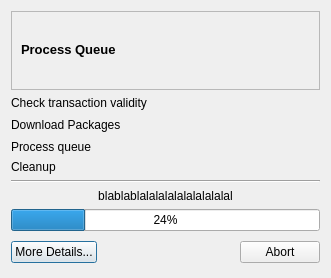
<ui version="4.0" >
 <class>transactionDialog</class>
 <widget class="QDialog" name="transactionDialog" >
  <property name="geometry" >
   <rect>
    <x>0</x>
    <y>0</y>
    <width>331</width>
    <height>278</height>
   </rect>
  </property>
  <property name="windowTitle" >
   <string>Processing Queue...</string>
  </property>
  <layout class="QGridLayout" >
   <item row="1" column="0" >
    <layout class="QGridLayout" >
     <item row="1" column="3" >
      <widget class="QLabel" name="checkTransaction" >
       <property name="text" >
        <string>Check transaction validity</string>
       </property>
      </widget>
     </item>
     <item row="2" column="3" >
      <widget class="QLabel" name="downloadPackages" >
       <property name="text" >
        <string>Download Packages</string>
       </property>
      </widget>
     </item>
     <item row="3" column="3" >
      <widget class="QLabel" name="processingQueue" >
       <property name="text" >
        <string>Process queue</string>
       </property>
      </widget>
     </item>
     <item row="4" column="3" >
      <widget class="QLabel" name="cleaningUp" >
       <property name="text" >
        <string>Cleanup</string>
       </property>
      </widget>
     </item>
     <item row="1" column="4" >
      <widget class="QLabel" name="transLabel" >
       <property name="sizePolicy" >
        <sizepolicy vsizetype="Fixed" hsizetype="Fixed" >
         <horstretch>0</horstretch>
         <verstretch>0</verstretch>
        </sizepolicy>
       </property>
       <property name="text" >
        <string/>
       </property>
       <property name="pixmap" >
        <pixmap resource="qtpacman.qrc" >:/Icons/icons/view-history.png</pixmap>
       </property>
       <property name="scaledContents" >
        <bool>true</bool>
       </property>
      </widget>
     </item>
     <item row="3" column="4" >
      <widget class="QLabel" name="processLabel" >
       <property name="sizePolicy" >
        <sizepolicy vsizetype="Fixed" hsizetype="Fixed" >
         <horstretch>0</horstretch>
         <verstretch>0</verstretch>
        </sizepolicy>
       </property>
       <property name="text" >
        <string/>
       </property>
       <property name="pixmap" >
        <pixmap resource="qtpacman.qrc" >:/Icons/icons/view-history.png</pixmap>
       </property>
       <property name="scaledContents" >
        <bool>true</bool>
       </property>
      </widget>
     </item>
     <item row="4" column="4" >
      <widget class="QLabel" name="cleanUpLabel" >
       <property name="sizePolicy" >
        <sizepolicy vsizetype="Fixed" hsizetype="Fixed" >
         <horstretch>0</horstretch>
         <verstretch>0</verstretch>
        </sizepolicy>
       </property>
       <property name="text" >
        <string/>
       </property>
       <property name="pixmap" >
        <pixmap resource="qtpacman.qrc" >:/Icons/icons/view-history.png</pixmap>
       </property>
       <property name="scaledContents" >
        <bool>true</bool>
       </property>
      </widget>
     </item>
     <item row="2" column="4" >
      <widget class="QLabel" name="dlLabel" >
       <property name="text" >
        <string/>
       </property>
       <property name="pixmap" >
        <pixmap resource="qtpacman.qrc" >:/Icons/icons/view-history.png</pixmap>
       </property>
      </widget>
     </item>
    </layout>
   </item>
   <item row="2" column="0" >
    <widget class="Line" name="line" >
     <property name="orientation" >
      <enum>Qt::Horizontal</enum>
     </property>
    </widget>
   </item>
   <item row="4" column="0" >
    <widget class="QProgressBar" name="progressBar" >
     <property name="value" >
      <number>24</number>
     </property>
    </widget>
   </item>
   <item row="5" column="0" >
    <layout class="QHBoxLayout" >
     <item>
      <widget class="QPushButton" name="showDetails" >
       <property name="text" >
        <string>More Details...</string>
       </property>
      </widget>
     </item>
     <item>
      <spacer>
       <property name="orientation" >
        <enum>Qt::Horizontal</enum>
       </property>
       <property name="sizeHint" >
        <size>
         <width>71</width>
         <height>30</height>
        </size>
       </property>
      </spacer>
     </item>
     <item>
      <widget class="QPushButton" name="abortTr" >
       <property name="text" >
        <string>Abort</string>
       </property>
      </widget>
     </item>
    </layout>
   </item>
   <item row="3" column="0" >
    <widget class="QLabel" name="actionDetail" >
     <property name="sizePolicy" >
      <sizepolicy vsizetype="Maximum" hsizetype="Preferred" >
       <horstretch>0</horstretch>
       <verstretch>0</verstretch>
      </sizepolicy>
     </property>
     <property name="text" >
      <string>blablablalalalalalalalalalal</string>
     </property>
     <property name="alignment" >
      <set>Qt::AlignCenter</set>
     </property>
    </widget>
   </item>
   <item row="0" column="0" >
    <widget class="QFrame" name="frame" >
     <property name="sizePolicy" >
      <sizepolicy vsizetype="Preferred" hsizetype="Preferred" >
       <horstretch>0</horstretch>
       <verstretch>0</verstretch>
      </sizepolicy>
     </property>
     <property name="frameShape" >
      <enum>QFrame::StyledPanel</enum>
     </property>
     <property name="frameShadow" >
      <enum>QFrame::Sunken</enum>
     </property>
     <layout class="QGridLayout" >
      <item row="0" column="0" >
       <widget class="QLabel" name="label_5" >
        <property name="text" >
         <string>&lt;html>&lt;head>&lt;meta name="qrichtext" content="1" />&lt;style type="text/css">
p, li { white-space: pre-wrap; }
&lt;/style>&lt;/head>&lt;body style=" font-family:'Sans Serif'; font-size:10pt; font-weight:400; font-style:normal;">
&lt;p style=" margin-top:0px; margin-bottom:0px; margin-left:0px; margin-right:0px; -qt-block-indent:0; text-indent:0px;">&lt;span style=" font-weight:600;">Process Queue&lt;/span>&lt;/p>&lt;/body>&lt;/html></string>
        </property>
       </widget>
      </item>
      <item row="0" column="1" >
       <widget class="QLabel" name="label_6" >
        <property name="sizePolicy" >
         <sizepolicy vsizetype="Maximum" hsizetype="Maximum" >
          <horstretch>0</horstretch>
          <verstretch>0</verstretch>
         </sizepolicy>
        </property>
        <property name="minimumSize" >
         <size>
          <width>32</width>
          <height>32</height>
         </size>
        </property>
        <property name="text" >
         <string/>
        </property>
        <property name="pixmap" >
         <pixmap resource="qtpacman.qrc" >:/Icons/icons/edit-redo.png</pixmap>
        </property>
        <property name="scaledContents" >
         <bool>true</bool>
        </property>
       </widget>
      </item>
     </layout>
    </widget>
   </item>
  </layout>
 </widget>
 <resources>
  <include location="qtpacman.qrc" />
 </resources>
 <connections/>
</ui>
